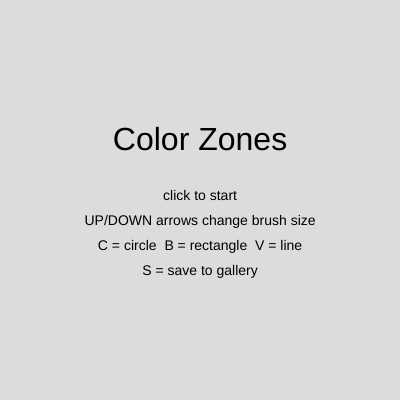
Frame 1 (no input)
Frame 60 (no input): identical to frame 1, image omitted
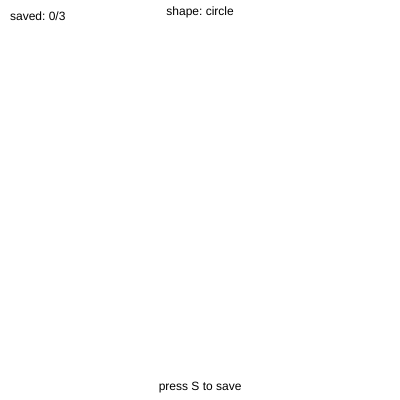
Frame 120 (the mouse pressed at the canvas centre since frame 60)

The p5.js sketch that drew these frames (run headless with seeded random() and noise() and a simulated clock; from frame 60 on, the mouse is pressed at the canvas centre):

// p5.js sketch
// ── sketch.js
// Michael
// Color Zones - Gallery Edition
// Instructions: Click to start. Hold mouse to paint.
//               Move mouse left/right to change colors.
//               Press UP arrow to increase brush size.
//               Press DOWN arrow to decrease brush size.
//               Press C for circle brush, B for rectangle brush, V for line brush.
//               Press S to save painting and go to gallery.
//               Press N in gallery to paint a new one.
//               Press R in gallery to restart from beginning.

let state = 0;
let brushSize = 40;
let brushShape = 'circle';
let c;
let strokes = [];
let savedPaintings = [];

class Brush {
  constructor(x, y, size, col, shape) {
    this.x = x;
    this.y = y;
    this.size = size;
    this.col = col;
    this.shape = shape;
  }

  display() {
    fill(this.col);
    stroke(this.col);
    strokeWeight(this.size / 10);
    if (this.shape === 'circle') {
      noStroke();
      ellipse(this.x, this.y, this.size, this.size);
    } else if (this.shape === 'rectangle') {
      noStroke();
      rect(this.x, this.y, this.size, this.size);
    } else if (this.shape === 'line') {
      line(this.x, this.y, this.x + this.size, this.y + this.size);
      noStroke();
    }
  }

  displaySmall(offsetX, offsetY, scale) {
    fill(this.col);
    stroke(this.col);
    strokeWeight((this.size / 10) * scale);
    if (this.shape === 'circle') {
      noStroke();
      ellipse(
        offsetX + this.x * scale,
        offsetY + this.y * scale,
        this.size * scale,
        this.size * scale
      );
    } else if (this.shape === 'rectangle') {
      noStroke();
      rect(
        offsetX + this.x * scale,
        offsetY + this.y * scale,
        this.size * scale,
        this.size * scale
      );
    } else if (this.shape === 'line') {
      line(
        offsetX + this.x * scale,
        offsetY + this.y * scale,
        offsetX + (this.x + this.size) * scale,
        offsetY + (this.y + this.size) * scale
      );
      noStroke();
    }
  }
}

function setup() {
  createCanvas(400, 400);
  background(255);
  noStroke();
}

function draw() {
  if (state === 0) {
    drawMenu();
  } else if (state === 1) {
    drawCanvas();
  } else if (state === 2) {
    drawGallery();
  }
}

function drawMenu() {
  background(220);
  textSize(32);
  textAlign(CENTER);
  fill(0);
  text('Color Zones', 200, 150);
  textSize(14);
  text('click to start', 200, 200);
  text('UP/DOWN arrows change brush size', 200, 225);
  text('C = circle  B = rectangle  V = line', 200, 250);
  text('S = save to gallery', 200, 275);
}

function drawCanvas() {
  background(255);
  if (mouseX < 133) {
    c = color(255, 100, 100);
  } else if (mouseX < 266) {
    c = color(100, 255, 100);
  } else {
    c = color(100, 100, 255);
  }
  for (let i = 0; i < strokes.length; i++) {
    strokes[i].display();
  }
  fill(0);
  textSize(12);
  textAlign(LEFT);
  noStroke();
  text('saved: ' + savedPaintings.length + '/3', 10, 20);
  textAlign(CENTER);
  text('shape: ' + brushShape, 200, 15);
  text('press S to save', 200, 390);
}

function drawGallery() {
  background(220);
  fill(0);
  textSize(24);
  textAlign(CENTER);
  text('Your Gallery', 200, 30);

  let thumbSize = 0.28;
  let positions = [
    { x: 10, y: 50 },
    { x: 145, y: 50 },
    { x: 280, y: 50 }
  ];

  for (let i = 0; i < savedPaintings.length; i++) {
    fill(255);
    noStroke();
    rect(positions[i].x, positions[i].y, 110, 110);
    for (let j = 0; j < savedPaintings[i].length; j++) {
      savedPaintings[i][j].displaySmall(
        positions[i].x,
        positions[i].y,
        thumbSize
      );
    }
    fill(0);
    noStroke();
    textSize(11);
    text('painting ' + (i + 1), positions[i].x + 55, positions[i].y + 125);
  }

  textSize(14);
  textAlign(CENTER);
  if (savedPaintings.length < 3) {
    text('press N to paint a new one', 200, 310);
  } else {
    text('gallery full!', 200, 310);
  }
  text('press R to restart from beginning', 200, 340);

  let i = 0;
  while (i < 3) {
    if (i < savedPaintings.length) {
      fill(0);
    } else {
      fill(180);
    }
    noStroke();
    ellipse(170 + i * 30, 370, 10, 10);
    i++;
  }
}

function mouseDragged() {
  if (state === 1) {
    let x = mouseX + random(-10, 10);
    let y = mouseY + random(-10, 10);
    let b = new Brush(x, y, brushSize, c, brushShape);
    strokes.push(b);
  }
}

function mousePressed() {
  if (state === 0) {
    state = 1;
    background(255);
  }
}

function keyPressed() {
  if (state === 1) {
    if (keyCode === UP_ARROW) {
      brushSize = brushSize + 5;
    } else if (keyCode === DOWN_ARROW) {
      if (brushSize > 5) {
        brushSize = brushSize - 5;
      }
    } else if (key === 's' || key === 'S') {
      if (savedPaintings.length < 3) {
        savedPaintings.push(strokes.slice());
      }
      strokes = [];
      brushShape = 'circle';
      state = 2;
    } else if (key === 'c' || key === 'C') {
      brushShape = 'circle';
    } else if (key === 'b' || key === 'B') {
      brushShape = 'rectangle';
    } else if (key === 'v' || key === 'V') {
      brushShape = 'line';
    }
  } else if (state === 2) {
    if (key === 'n' || key === 'N') {
      if (savedPaintings.length < 3) {
        strokes = [];
        brushSize = 40;
        brushShape = 'circle';
        state = 1;
      }
    } else if (key === 'r' || key === 'R') {
      strokes = [];
      savedPaintings = [];
      brushSize = 40;
      brushShape = 'circle';
      state = 0;
    }
  }
}
